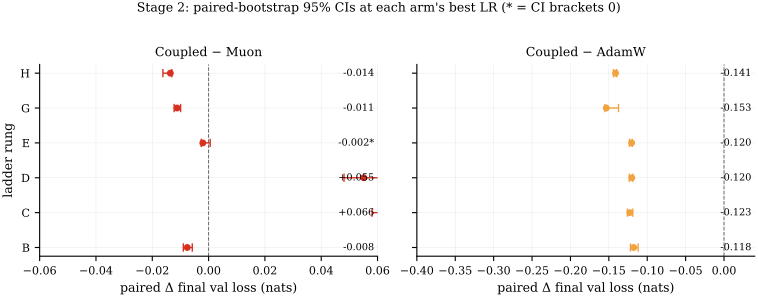

Write Python code to recreate this figure.
"""Fig 9 — Stage 2 paired-bootstrap forest: (Coupled − Muon) and (Coupled − AdamW) per rung."""
from __future__ import annotations

import sys
from pathlib import Path

import matplotlib.pyplot as plt
import pandas as pd

sys.path.insert(0, str(Path(__file__).resolve().parent))
from _common import DATA_DIR, OPT_COLOR, RUNG_ORDER, save_fig, setup_mpl
from _stats import best_lr_per_arm, paired_bootstrap


def _arm_at_best_lr(s: pd.DataFrame, opt: str, rung: str) -> pd.DataFrame:
    bests = best_lr_per_arm(s[s["rung"] == rung], group_keys=["rung", "optimizer"])
    row = bests[bests["optimizer"] == opt]
    if len(row) == 0:
        return s.iloc[0:0]
    lr = row.iloc[0]["lr"]
    return s[(s["optimizer"] == opt) & (s["rung"] == rung) & (s["lr"] == lr) & (~s["diverged"].astype(bool))]


def main() -> None:
    setup_mpl()
    s2 = pd.read_parquet(DATA_DIR / "coupled_muon_ladder_summary.parquet")

    rungs = [r for r in RUNG_ORDER if r != "A0"]
    fig, axes = plt.subplots(1, 2, figsize=(7.8, 3.0), sharey=True)
    for col, (other, color, title) in enumerate([
        ("muon",  OPT_COLOR["coupled_muon_v2"], "Coupled − Muon"),
        ("adamw", OPT_COLOR["adamw"],           "Coupled − AdamW"),
    ]):
        ax = axes[col]
        for i, rg in enumerate(rungs):
            coup = _arm_at_best_lr(s2, "coupled_muon_v2", rg)
            ot   = _arm_at_best_lr(s2, other, rg)
            ci = paired_bootstrap(coup, ot, on=["rung", "seed"])
            if ci.n == 0:
                continue
            ax.errorbar([ci.median], [i], xerr=[[ci.median - ci.lo], [ci.hi - ci.median]],
                        fmt="o", color=color, capsize=3, lw=1.0, markersize=4)
            bracket = "*" if ci.lo <= 0 <= ci.hi else ""
            ax.text(0.99, i, f"{ci.median:+.3f}{bracket}",
                    transform=ax.get_yaxis_transform(), ha="right", va="center", fontsize=7)
        ax.axvline(0, color="0.4", lw=0.7, ls="--")
        ax.set_yticks(range(len(rungs)))
        ax.set_yticklabels(rungs)
        ax.invert_yaxis()
        ax.set_title(title)
        ax.set_xlabel("paired Δ final val loss (nats)")
        if col == 0:
            ax.set_ylabel("ladder rung")
        ax.set_xlim(-0.4 if col == 1 else -0.06, 0.06 if col == 0 else 0.04)
    fig.suptitle("Stage 2: paired-bootstrap 95% CIs at each arm's best LR (* = CI brackets 0)",
                 y=1.02, fontsize=9)
    fig.tight_layout()
    save_fig(fig, "fig09_stage2_forest")


if __name__ == "__main__":
    main()
